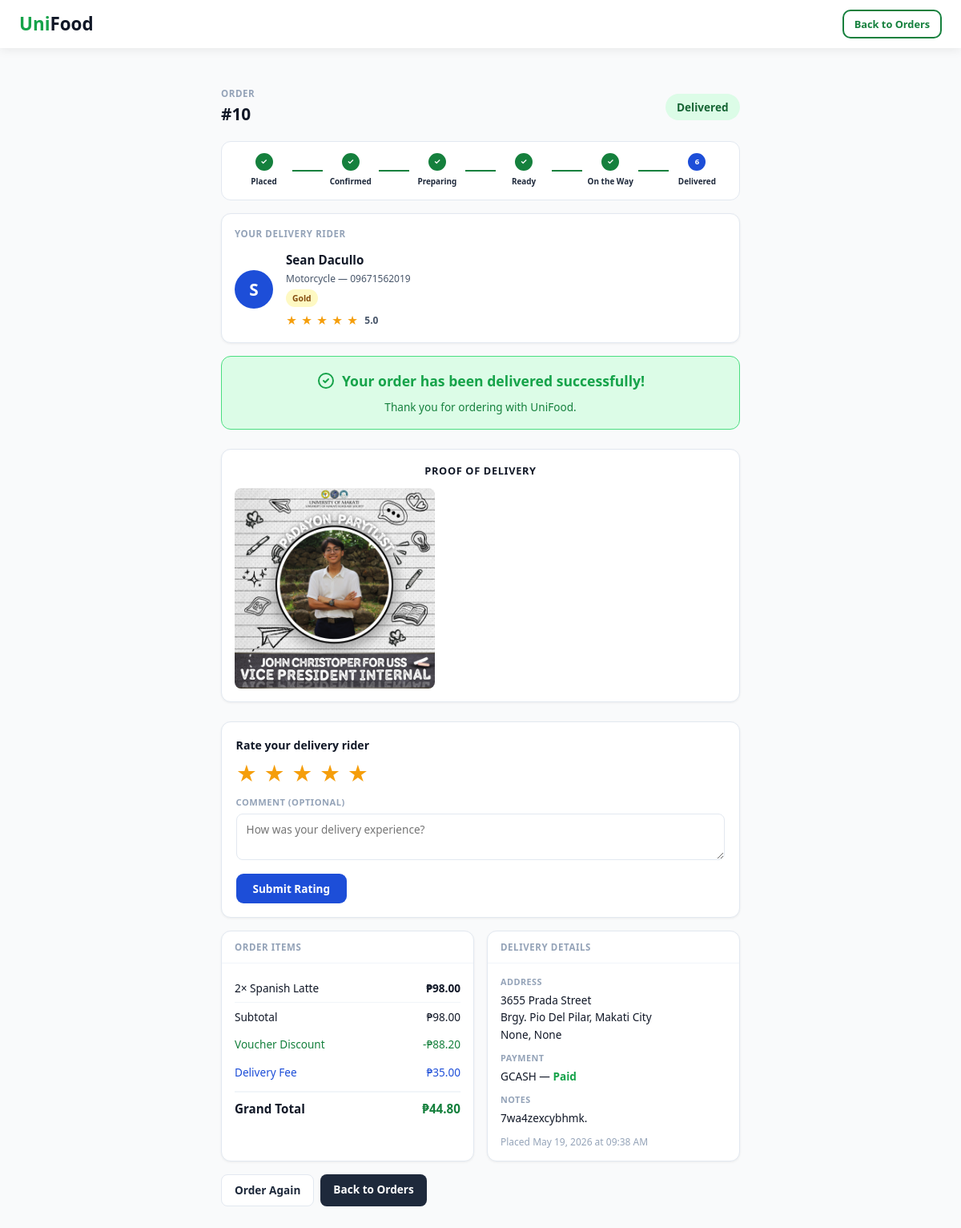
Screenshot of /customer/orders/10 (signed in) with the database file from the repository.
### models.py (models this page shows, shortened)
class Order(db.Model):
    __tablename__ = 'orders'
    id = db.Column(db.Integer, primary_key=True)
    customer_id = db.Column(db.Integer, db.ForeignKey('customers.id'), nullable=False)
    vendor_id = db.Column(db.Integer, db.ForeignKey('vendors.id'), nullable=False)
    rider_id = db.Column(db.Integer, db.ForeignKey('riders.id'), nullable=True)
    voucher_id = db.Column(db.Integer, db.ForeignKey('vouchers.id'), nullable=True)
    status = db.Column(db.String(30), default='pending')
    payment_method = db.Column(db.String(20))
    payment_status = db.Column(db.String(20), default='pending')
    subtotal = db.Column(db.Float, default=0)
    discount = db.Column(db.Float, default=0)
    total = db.Column(db.Float, default=0)
    delivery_address = db.Column(db.String(255))
    province = db.Column(db.String(100))
    region = db.Column(db.String(100))
    city = db.Column(db.String(100))
    barangay = db.Column(db.String(100))
    gcash_reference = db.Column(db.String(50))
    notes = db.Column(db.Text)
    proof_of_delivery = db.Column(db.String(255))
    delivery_phase = db.Column(db.String(30), default='going_to_vendor')
    shipping_fee = db.Column(db.Float, default=0.0)   # rider\'s delivery earnings
    distance_km = db.Column(db.Float, nullable=True)  # calculated vendor→customer distance
    created_at = db.Column(db.DateTime, default=datetime.utcnow)
    updated_at = db.Column(db.DateTime, default=datetime.utcnow, onupdate=datetime.utcnow)
    items = db.relationship('OrderItem', backref='order', lazy=True,
                            cascade='all, delete-orphan')
    voucher = db.relationship('Voucher', backref='orders', lazy=True)

class Rider(db.Model):
    __tablename__ = 'riders'
    id = db.Column(db.Integer, primary_key=True)
    name = db.Column(db.String(100), nullable=False)
    email = db.Column(db.String(120), unique=True, nullable=False)
    password_hash = db.Column(db.String(256))
    phone = db.Column(db.String(20))
    vehicle_type = db.Column(db.String(50))
    license_number = db.Column(db.String(50))
    id_number = db.Column(db.String(50))
    profile_picture = db.Column(db.String(255))  # uploaded profile photo
    cor_document = db.Column(db.String(255))
    school_id_document = db.Column(db.String(255))
    psa_document = db.Column(db.String(255))
    unit_photo = db.Column(db.String(255))
    plate_photo = db.Column(db.String(255))
    valid_license = db.Column(db.String(255))
    drivers_license = db.Column(db.String(255))
    status = db.Column(db.String(20), default='pending')
    rejection_reason = db.Column(db.Text)
    is_online = db.Column(db.Boolean, default=False)
    location = db.Column(db.String(255))
    current_lat = db.Column(db.Float, nullable=True)
    current_lng = db.Column(db.Float, nullable=True)
    avg_rating = db.Column(db.Float, default=5.0)
    total_ratings = db.Column(db.Integer, default=0)
    total_accepted = db.Column(db.Integer, default=0)
    total_offered = db.Column(db.Integer, default=0)
    created_at = db.Column(db.DateTime, default=datetime.utcnow)
    orders = db.relationship('Order', backref='rider', lazy=True)
    @property
    def batch_level(self):
        if self.avg_rating >= 4.8:
            return 'Gold'
        elif self.avg_rating >= 4.5:
            return 'Silver'
        elif self.avg_rating >= 4.0:
            return 'Bronze'
        return 'Standard'

class OrderItem(db.Model):
    __tablename__ = 'order_items'
    id = db.Column(db.Integer, primary_key=True)
    order_id = db.Column(db.Integer, db.ForeignKey('orders.id'), nullable=False)
    menu_item_id = db.Column(db.Integer, db.ForeignKey('menu_items.id'), nullable=True)
    name = db.Column(db.String(100), nullable=False)
    quantity = db.Column(db.Integer, nullable=False)
    price = db.Column(db.Float, nullable=False)
    selected_addons = db.relationship('OrderItemAddon', backref='order_item',
                                      lazy=True, cascade='all, delete-orphan')

### routes/customer.py (the view)
@customer_bp.route('/customer/orders/<int:order_id>')
@customer_required
def order_detail(order_id):
    order = Order.query.get_or_404(order_id)
    if order.customer_id != session['customer_id']:
        flash('Unauthorized.', 'error')
        return redirect(url_for('customer.orders'))
    has_rated = RiderRating.query.filter_by(
        order_id=order_id, customer_id=session['customer_id']).first() is not None
    can_rate = order.status == 'delivered' and order.rider_id and not has_rated
    return render_template('customer/order_detail.html', order=order,
                           has_rated=has_rated, can_rate=can_rate)

### routes/customer.py (called while the page is built)
def customer_required(f):
    @wraps(f)
    def decorated(*args, **kwargs):
        if 'customer_id' not in session:
            flash('Please log in to continue.', 'error')
            return redirect(url_for('customer.login'))
        customer = Customer.query.get(session['customer_id'])
        if not customer or customer.status in ('suspended', 'banned'):
            session.pop('customer_id', None)
            flash('Your account is not active.', 'error')
            return redirect(url_for('customer.login'))
        return f(*args, **kwargs)
    return decorated

### templates/customer/order_detail.html (shortened to what this page needs)
<!DOCTYPE html>
<html lang="en">
<head>
<link rel="stylesheet" href="{{ url_for('static', filename='css/main.css') }}">
</head>
<body>
<nav class="customer-nav">
  <div class="nav-inner">
    <a class="nav-logo" href="{{ url_for('customer.landing') }}">Uni<span>Food</span></a>
    <div class="nav-actions" style="margin-left:auto;">
      <a href="{{ url_for('customer.orders') }}" class="btn btn-outline btn-sm">Back to Orders</a>
    </div>
  </div>
</nav>
<div class="main-content">
<div class="od-wrap">
  <div style="display:flex;justify-content:space-between;align-items:center;margin-bottom:1rem;flex-wrap:wrap;gap:.5rem;">
    <div>
      <div style="font-size:.72rem;font-weight:700;text-transform:uppercase;letter-spacing:.05em;color:var(--gray-400);">Order</div>
      <h2 style="font-size:1.3rem;font-weight:800;">#{{ order.id }}</h2>
    </div>
    <span class="badge status-{{ order.status }}" style="font-size:.85rem;padding:.35rem .9rem;">
      {{ order.status.replace('_',' ').title() }}
    </span>
  </div>
  {% set s_list = ['pending','confirmed','preparing','ready_for_pickup','out_for_delivery','delivered'] %}
  {% set s_labels = ['Placed','Confirmed','Preparing','Ready','On the Way','Delivered'] %}
  {% set cur_idx = s_list.index(order.status) if order.status in s_list else 0 %}
  <div class="timeline">
    {% for st in s_list %}{% set idx = loop.index0 %}
    {% if idx > 0 %}<div class="tl-line {{ 'done' if idx <= cur_idx else '' }}"></div>{% endif %}
    <div class="tl-step">
      <div class="tl-dot {{ 'done' if idx < cur_idx else ('current' if idx == cur_idx else '') }}">
        {% if idx < cur_idx %}&#10003;{% else %}{{ idx + 1 }}{% endif %}
      </div>
      <div class="tl-label {{ 'done' if idx < cur_idx else ('current' if idx == cur_idx else '') }}">{{ s_labels[idx] }}</div>
    </div>
    {% endfor %}
  </div>
  {% if order.rider %}
  <div class="rider-card">
    <div class="rider-hd">Your Delivery Rider</div>
    <div class="rider-info-row">
      {% if order.rider.profile_picture %}
      <img src="{{ url_for('static', filename=order.rider.profile_picture) }}"
           style="width:48px;height:48px;border-radius:50%;object-fit:cover;flex-shrink:0;border:2px solid var(--gray-200);">
      {% else %}
      <div class="rider-avatar">{{ order.rider.name[0]|upper }}</div>
      {% endif %}
      <div style="flex:1;">
        <div class="rider-name">{{ order.rider.name }}</div>
        <div class="rider-vehicle">{{ order.rider.vehicle_type|title if order.rider.vehicle_type else 'Rider' }}{% if order.rider.phone %} &mdash; {{ order.rider.phone }}{% endif %}</div>
        <span class="batch-pill batch-{{ order.rider.batch_level }}">{{ order.rider.batch_level }}</span>
        <div style="display:flex;align-items:center;gap:.3rem;margin-top:.35rem;">
          {% for i in range(1,6) %}<span class="r-star {% if i <= order.rider.avg_rating|int %}filled{% endif %}">&#9733;</span>{% endfor %}
          <span style="font-size:.75rem;color:var(--gray-600);font-weight:600;margin-left:.2rem;">{{ '%.1f'|format(order.rider.avg_rating) }}</span>
        </div>
      </div>
    </div>
  </div>
  {% endif %}
  {% if order.status == 'delivered' %}
  <div style="background:#dcfce7; border:1px solid #4ade80; color:#16a34a; padding:1rem; border-radius:12px; margin-bottom:1.5rem; text-align:center;">
    <h3 style="margin:0 0 0.5rem 0; font-size:1.1rem; display:flex; align-items:center; justify-content:center; gap:0.5rem;">
      <svg width="24" height="24" fill="none" stroke="currentColor" viewBox="0 0 24 24"><path stroke-linecap="round" stroke-linejoin="round" stroke-width="2" d="M9 12l2 2 4-4m6 2a9 9 0 11-18 0 9 9 0 0118 0z"></path></svg>
      Your order has been delivered successfully!
    </h3>
    <p style="margin:0; font-size:0.85rem; color:#15803d;">Thank you for ordering with UniFood.</p>
  </div>
  {% if order.proof_of_delivery %}
  <div style="background:#fff; border:1px solid var(--gray-200); border-radius:12px; padding:1rem; margin-bottom:1.5rem; text-align:center; box-shadow:0 1px 3px rgba(0,0,0,.06);">
    <div style="font-size:0.8rem; font-weight:700; color:var(--gray-500); text-transform:uppercase; letter-spacing:0.05em; margin-bottom:0.75rem;">Proof of Delivery</div>
    <img src="{{ url_for('static', filename=order.proof_of_delivery) }}" style="max-width:100%; border-radius:8px; max-height:250px; object-fit:contain;">
  </div>
  {% endif %}
  {% endif %}
  {% if order.status == 'delivered' and order.rider %}
    {% if can_rate %}
    <div class="rating-card">
      <div class="rating-card-title">Rate your delivery rider</div>
      <form method="POST" action="{{ url_for('customer.rate_rider', order_id=order.id) }}">
        <div class="star-selector">
          {% for i in range(1,6) %}
          <button type="button" class="star-btn {% if i <= 5 %}active{% endif %}" data-val="{{ i }}" onclick="setRating({{ i }})">&#9733;</button>
          {% endfor %}
        </div>
        <label class="form-label-sm" for="rComment">Comment (optional)</label>
        <textarea class="form-control" name="comment" id="rComment" rows="2" placeholder="How was your delivery experience?"></textarea>
        <button type="submit" class="btn-submit-rating">Submit Rating</button>
      </form>
    </div>
    {% else %}
    <div class="rated-badge">You have already rated this delivery. Thank you!</div>
    {% endif %}
  {% endif %}
  <div class="od-grid">
    <div class="od-card">
      <div class="od-card-hd"><div class="od-card-title">Order Items</div></div>
      <div class="od-card-body">
        {% for item in order.items %}
        <div class="item-row"><span>{{ item.quantity }}&times; {{ item.name }}</span><span style="font-weight:600;">&#8369;{{ '%.2f'|format(item.price * item.quantity) }}</span></div>
        {% endfor %}
        <div style="display:flex;justify-content:space-between;padding:.4rem 0;font-size:.85rem;"><span>Subtotal</span><span>&#8369;{{ '%.2f'|format(order.subtotal) }}</span></div>
        {% if order.discount and order.discount > 0 %}
        <div style="display:flex;justify-content:space-between;padding:.4rem 0;font-size:.85rem;color:var(--green);"><span>Voucher Discount</span><span>-&#8369;{{ '%.2f'|format(order.discount) }}</span></div>
        {% endif %}
        {% if order.shipping_fee and order.shipping_fee > 0 %}
        <div style="display:flex;justify-content:space-between;padding:.4rem 0;font-size:.85rem;color:#1d4ed8;"><span>Delivery Fee</span><span>&#8369;{{ '%.2f'|format(order.shipping_fee) }}</span></div>
        {% endif %}
        <div class="total-row"><span>Grand Total</span><span style="color:var(--green);">&#8369;{{ '%.2f'|format(order.total) }}</span></div>
      </div>
    </div>
    <div class="od-card">
      <div class="od-card-hd"><div class="od-card-title">Delivery Details</div></div>
      <div class="od-card-body" style="font-size:.85rem;">
        <div style="margin-bottom:.6rem;">
          <div style="font-size:.68rem;font-weight:700;text-transform:uppercase;letter-spacing:.04em;color:var(--gray-400);margin-bottom:.2rem;">Address</div>
          {{ order.delivery_address }}{% if order.barangay %}<br>Brgy. {{ order.barangay }}, {% endif %}{{ order.city }}<br>{{ order.province }}, {{ order.region }}
        </div>
        <div style="margin-bottom:.6rem;">
          <div style="font-size:.68rem;font-weight:700;text-transform:uppercase;letter-spacing:.04em;color:var(--gray-400);margin-bottom:.2rem;">Payment</div>
          {{ order.payment_method|upper }} &mdash;
          <span style="font-weight:700;color:{{ '#16a34a' if order.payment_status == 'paid' else '#d97706' }};">{{ order.payment_status|title }}</span>
        </div>
        {% if order.notes %}<div style="margin-bottom:.6rem;"><div style="font-size:.68rem;font-weight:700;text-transform:uppercase;letter-spacing:.04em;color:var(--gray-400);margin-bottom:.2rem;">Notes</div>{{ order.notes }}</div>{% endif %}
        <div style="color:var(--gray-400);font-size:.75rem;margin-top:.5rem;">Placed {{ order.created_at.strftime('%B %d, %Y at %I:%M %p') }}</div>
      </div>
    </div>
  </div>
  <div class="od-actions">
    <a href="{{ url_for('customer.restaurant', vendor_id=order.vendor_id) }}" class="btn-secondary">Order Again</a>
    <a href="{{ url_for('customer.orders') }}" class="btn-dark-lnk">Back to Orders</a>
  </div>
</div>
</div>
</body>
</html>

### static/css/main.css (style rules this page uses)
:root { --green: #22c55e; --green-light: #4ade80; --green-pale: #dcfce7; --green-dark: #16a34a; --black: #111827; --gray-dark: #374151; --gray: #6b7280; --gray-light: #e5e7eb; --gray-pale: #f9fafb; --white: #ffffff; --danger: #ef4444; --warning: #f59e0b; --info: #3b82f6; --shadow: 0 2px 12px rgba(0,0,0,.08); --shadow-lg: 0 8px 30px rgba(0,0,0,.12); --radius: 10px; --radius-lg: 16px; }
*, *::before, *::after { box-sizing: border-box; margin: 0; padding: 0; }
html { font-size: 16px; scroll-behavior: smooth; }
body { font-family: 'Segoe UI', system-ui, -apple-system, sans-serif; background: var(--gray-pale); color: var(--black); line-height: 1.6; min-height: 100vh; }
a { color: var(--green-dark); text-decoration: none; }
img { max-width: 100%; display: block; }
input, select, textarea, button { font-family: inherit; }
h2 { font-size: 1.5rem; font-weight: 700; }
h3 { font-size: 1.2rem; font-weight: 600; }
p { color: var(--gray-dark); }
.btn { display: inline-flex; align-items: center; gap: .4rem; padding: .6rem 1.2rem; border: none; border-radius: var(--radius); font-size: .9rem; font-weight: 600; cursor: pointer; transition: all .2s; white-space: nowrap; }
.btn-outline { background: transparent; border: 2px solid var(--green); color: var(--green); }
.btn-sm { padding: .35rem .8rem; font-size: .8rem; }
.badge { display: inline-block; padding: .2rem .6rem; border-radius: 999px; font-size: .75rem; font-weight: 600; text-transform: capitalize; }
.customer-nav { background: var(--white); position: sticky; top: 0; z-index: 100; box-shadow: 0 2px 12px rgba(0,0,0,.08); }
.nav-inner { max-width: 1200px; margin: 0 auto; padding: .75rem 1.5rem; display: flex; align-items: center; gap: 1rem; }
.nav-logo { font-size: 1.4rem; font-weight: 800; color: var(--green-dark); }
.nav-logo span { color: var(--black); }
.nav-actions { display: flex; align-items: center; gap: .7rem; margin-left: auto; }
.status-delivered { background: #dcfce7; color: #166534; }
.main-content { max-width: 1200px; margin: 0 auto; padding: 2rem 1.5rem; }

### rows the page displays
Order: id "10", status.replace "Delivered", proof_of_delivery (picture), subtotal "98.00", discount "88.20", shipping_fee "35.00", total "44.80", delivery_address "3655 Prada Street", barangay "Pio Del Pilar", city "Makati City", province "None", region "None", payment_method "GCASH", payment_status "Paid", notes "7wa4zexcybhmk.", created_at "May 19, 2026 at 09:38 AM"
Rider: rider "S", rider.name "Sean Dacullo", rider.vehicle_type "Motorcycle", rider.phone "09671562019", rider.batch_level "Gold", rider.avg_rating "5.0"
OrderItem: quantity "2", name "Spanish Latte", item.price*item.quantity "98.00"

### other values shown
{{ s_labels[idx] }} "Placed" "Confirmed" "Preparing" "Ready" "On the Way" "Delivered"
{{ idx + 1 }} "6"
